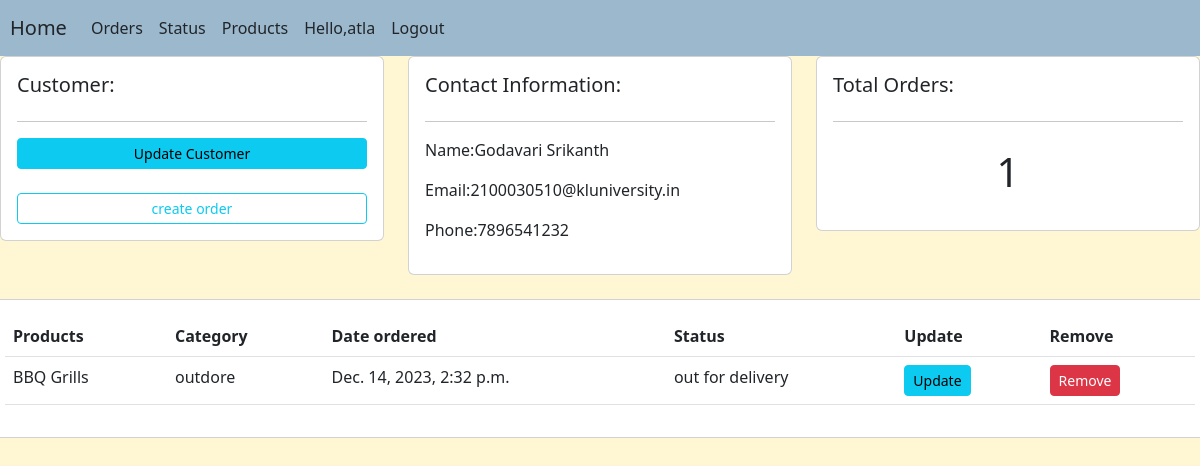
/customers/2/ (signed in), run on the app's committed database.
### test_app/models.py (models this page shows, shortened)
class customer(models.Model):
    user=models.OneToOneField(User,null=True, on_delete=models.CASCADE)
    name=models.CharField(max_length=200,null=True)
    email=models.CharField(max_length=200,null=True)
    phone = models.CharField(max_length=200,null=True)
    date_created =models.DateTimeField(auto_now_add=True,null=True)
    profile_pic=models.ImageField(default="profile.jpeg", null=True,blank=True)

class Order(models.Model):
    STATUS=(
        ('pending','pending'),
        ('out for delivery','out for delivery'),
        ('Delivered','Delivered')
    )
    customer=models.ForeignKey(customer,null=True,on_delete=models.SET_NULL)
    product=models.ForeignKey(Product,null=True,on_delete=models.SET_NULL)
    date_created=models.DateTimeField(auto_now_add=True,null=True)
    status=models.CharField(max_length=200,null=True,choices=STATUS)

class Product(models.Model):
    CATEGORY=(
        ('indore','indore'),
        ('outdore','outdore')
    )
    name=models.CharField(max_length=200,null=True)
    price=models.FloatField(null=True)
    category=models.CharField(max_length=200,null=True,choices=CATEGORY)
    description=models.CharField(max_length=200,null=True,blank=True)
    date_created=models.DateTimeField(auto_now_add=True,null=True)
    tag=models.ManyToManyField(Tag)
    def __str__(self):
        return self.name

### test_app/decrators.py (the view)
        def wrapper_func(request,*arg,**kwargs):
            group=None
            if request.user.groups.exists():
                group=request.user.groups.all()[0].name
            if group in allowed_roles:
                return view_func(request,*arg,**kwargs)
            else:
                return HttpResponse('Your are not authorised to view this page')

### test_app/decrators.py (called while the page is built)
def allowed_users(allowed_roles=[]):
    def decrators(view_func):
        def wrapper_func(request,*arg,**kwargs):
            group=None
            if request.user.groups.exists():
                group=request.user.groups.all()[0].name
            if group in allowed_roles:
                return view_func(request,*arg,**kwargs)
            else:
                return HttpResponse('Your are not authorised to view this page')
        return wrapper_func
    return decrators

### test_app/views.py (called while the page is built)
@login_required(login_url='login')
@allowed_users(allowed_roles=['admin'])
def customers(request,pk_test):
    cust=customer.objects.get(id=pk_test)
    orders=cust.order_set.all()
    order_count=orders.count()
    context1={'customer':cust,'orders':orders,'order_count':order_count}
    return render(request,'test_app/customers.html',context1)

### test_app/templates/test_app/customers.html (shortened to what this page needs)
{% load static %}
{% include './main.html' %}
<div class="row">
    <div class="col-md">
        <div class="card card-body">
            <h5>Customer:</h5>
            <hr>
            <a class="btn btn-info btn-sm btn-block" href="{% url 'settings' %}">Update Customer</a>
            <br>
            <a class="btn btn-outline-info btn-sm btn-block" href="">create order</a>
        </div>
    </div>
    <div class="col-md">
        <div class="card card-body">
            <h5>Contact Information:</h5>
            <hr>
            <p>Name:{{customer.name}}</p>
            <p>Email:{{customer.email}}</p>
            <p>Phone:{{customer.phone}}</p>
        </div>
    </div>
    <div class="col-md">
        <div class="card card-body">
            <h5>Total Orders:</h5>
            <hr>
            <h1 style="text-align: center;padding: 10px;">{{order_count}}</h1>
        </div>
    </div>
</div>
<div class="row">
<div class="card card-body">
    <table class="table">
        <tr>
            <th>Products</th>
            <th>Category</th>
            <th>Date ordered</th>
            <th>Status</th>
            <th>Update</th>
            <th>Remove</th>
        </tr>
        {% for order in orders %}
        <tr>
            <td>{{order.product}}</td>
            <td>{{order.product.category}}</td>
            <td>{{order.date_created}}</td>
            <td>{{order.status}}</td>
            <td><a class="btn btn-sm btn-info" href="{% url 'update_order' order.id %"}>Update</a></td>
            <td><a class="btn btn-sm btn-danger" href="{% url 'delete' order.id %}">Remove</a></td>
            </tr>
        {% endfor %}
    </table>
</div>
</div>

### test_app/templates/test_app/home.html (shortened to what this page needs)
<!DOCTYPE html>
<html lang="en">
<head>
    <link href="https://cdn.jsdelivr.net/npm/bootstrap@5.2.1/dist/css/bootstrap.min.css" rel="stylesheet"
>
      </head>
<body>
    <nav class="navbar navbar-expand-lg navbar-light">
        <a style="margin-left: 10px;" class="navbar-brand text-dark" href="{% url 'home' %}">Home</a>
        <div class="collapse navbar-collapse" id="navbarNav">
          <ul class="navbar-nav">
            {% if request.user.is_staff %}
            <li class="nav-item active ">
              <a class="nav-link text-dark" href="{% url 'order' %}">Orders </a>
            </li>
            <li class="nav-item">
              <a class="nav-link text-dark" href="{% url 'blog' %}">Status</a>
            </li>
            <li class="nav-item">
              <a class="nav-link text-dark" href="{% url 'product' %}">Products</a>
            </li>
            {% endif %}
            {% if request.user.is_authenticated %}
            <li class="nav-item active ">
              <a class="nav-link text-dark" href="{% url 'settings' %}">Hello,{{request.user}} </a>
            </li>
          <li  class="nav-item active ">
              <a class="nav-link text-dark" href="{% url 'logout' %}">Logout</a>
            </li>
          {% else %}
          <li class="nav-item">
            <a class="nav-link text-dark" href="{% url 'login' %}">login/signup</a>
          </li>
          {% endif %}
          </ul>
        </div>
      </nav>
</body>
</html>

### test_app/templates/test_app/home.html (style rules this page uses)
.navbar { background-color: #9BB8CD; }
body { background-color: #FFF7D4; }

### data on the page
customer: name "Godavari Srikanth", email "2100030510@kluniversity.in", phone "7896541232"
Order: product "BBQ Grills", product.category "outdore", date_created "Dec. 14, 2023, 2:32 p.m.", status "out for delivery"

### other printed values
{{ request.user }} "atla"
{{ order_count }} "1"
